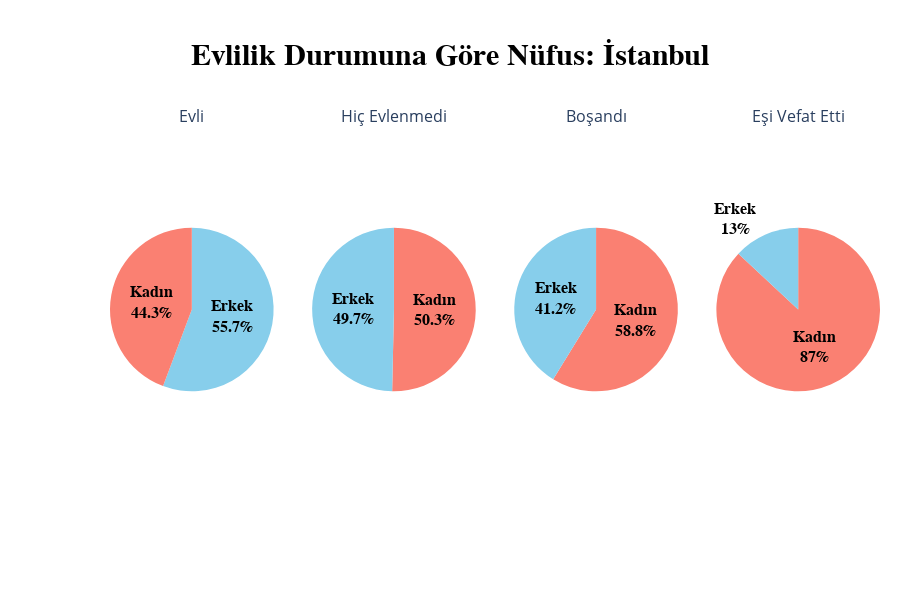

Source (notebook cell):
### Markdown cell above
## Marital

### Code cell
population_marital_plot(*df4, city_code=34).show()
# Evli, Bekar (Hiç evlenmedi, boşandı, Eşi vefat)

### Figure 1 — Plotly figure (JSON) as saved in the notebook; plotly's stock layout.template omitted (floating-point values rounded to 4 significant figures)
{"data": [{"domain": {"x": [0, 0.2125], "y": [0, 1]}, "hovertemplate": "<b>%{label}</b><br>%{value}", "labels": ["Erkek", "Kadın"], "marker": {"colors": ["skyblue", "salmon"]}, "name": "", "pull": [0, 0], "textfont": {"color": "black", "family": "Verdana", "size": 16, "weight": "bold"}, "textinfo": "label+percent", "type": "pie", "values": [2229806, 1772558]}, {"domain": {"x": [0.2625, 0.475], "y": [0, 1]}, "hovertemplate": "<b>%{label}</b><br>%{value}", "labels": ["Erkek", "Kadın"], "marker": {"colors": ["skyblue", "salmon"]}, "name": "", "pull": [0, 0], "textfont": {"color": "black", "family": "Verdana", "size": 16, "weight": "bold"}, "textinfo": "label+percent", "type": "pie", "values": [3606228, 3656797]}, {"domain": {"x": [0.525, 0.7375], "y": [0, 1]}, "hovertemplate": "<b>%{label}</b><br>%{value}", "labels": ["Erkek", "Kadın"], "marker": {"colors": ["skyblue", "salmon"]}, "name": "", "pull": [0, 0], "textfont": {"color": "black", "family": "Verdana", "size": 16, "weight": "bold"}, "textinfo": "label+percent", "type": "pie", "values": [290784, 414624]}, {"domain": {"x": [0.7875, 1], "y": [0, 1]}, "hovertemplate": "<b>%{label}</b><br>%{value}", "labels": ["Erkek", "Kadın"], "marker": {"colors": ["skyblue", "salmon"]}, "name": "", "pull": [0, 0], "textfont": {"color": "black", "family": "Verdana", "size": 16, "weight": "bold"}, "textinfo": "label+percent", "type": "pie", "values": [72247, 481706]}], "layout": {"annotations": [{"font": {"size": 16}, "showarrow": false, "text": "Evli", "x": 0.1062, "xanchor": "center", "xref": "paper", "y": 1, "yanchor": "bottom", "yref": "paper"}, {"font": {"size": 16}, "showarrow": false, "text": "Hiç Evlenmedi", "x": 0.3688, "xanchor": "center", "xref": "paper", "y": 1, "yanchor": "bottom", "yref": "paper"}, {"font": {"size": 16}, "showarrow": false, "text": "Boşandı", "x": 0.6313, "xanchor": "center", "xref": "paper", "y": 1, "yanchor": "bottom", "yref": "paper"}, {"font": {"size": 16}, "showarrow": false, "text": "Eşi Vefat Etti", "x": 0.8938, "xanchor": "center", "xref": "paper", "y": 1, "yanchor": "bottom", "yref": "paper"}], "height": 600, "margin": {"b": 110, "l": 110, "r": 20, "t": 100}, "plot_bgcolor": "#f3f4f6", "showlegend": false, "title": {"font": {"color": "black", "family": "Verdana", "size": 30, "weight": "bold"}, "pad": {"b": 10}, "text": "Evlilik Durumuna Göre Nüfus: İstanbul", "x": 0.5, "xanchor": "center"}, "xaxis": {"gridcolor": "lightgray", "showgrid": true, "tickangle": -45, "tickfont": {"family": "Verdana", "size": 12}, "title": {"font": {"color": "black", "family": "Verdana", "size": 20, "weight": "bold"}}}, "yaxis": {"gridcolor": "lightgray", "showgrid": true, "tickfont": {"family": "Verdana", "size": 12}, "tickformat": ",", "title": {"font": {"color": "black", "family": "Verdana", "size": 20, "weight": "bold"}}}}}
